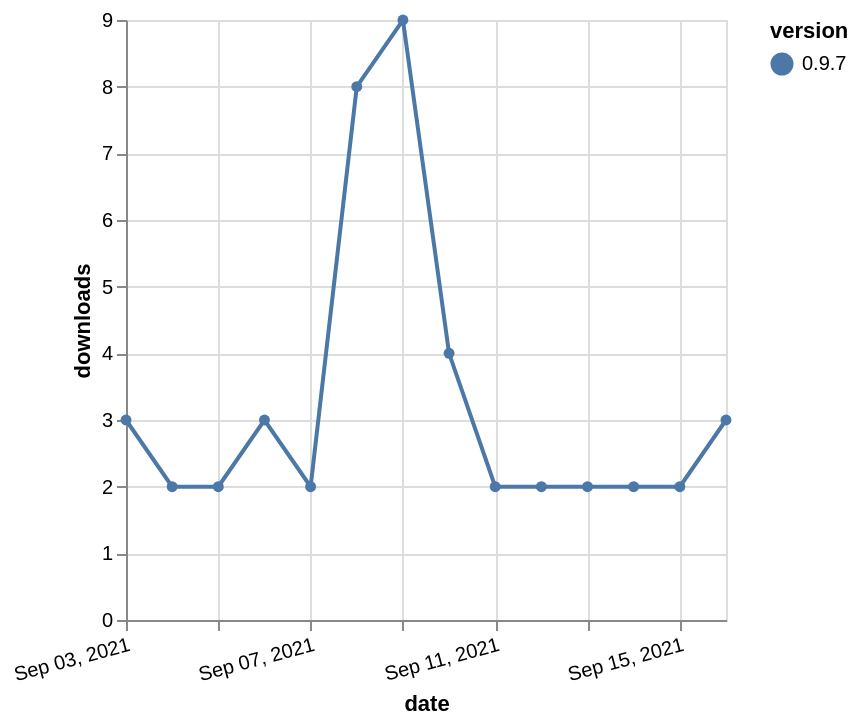

Here is the Vega-Lite specification saved for this chart:
### Vega-Lite specification from a JSON file in a GitHub repository (floating-point values rounded to 4 significant figures)
{"$schema": "https://vega.github.io/schema/vega-lite/v5.json", "description": "A simple bar chart with embedded data.", "data": {"values": [{"date": "2021-09-03", "total": 5262, "delta": 3, "version": "0.9.7"}, {"date": "2021-09-04", "total": 5264, "delta": 2, "version": "0.9.7"}, {"date": "2021-09-05", "total": 5266, "delta": 2, "version": "0.9.7"}, {"date": "2021-09-06", "total": 5269, "delta": 3, "version": "0.9.7"}, {"date": "2021-09-07", "total": 5271, "delta": 2, "version": "0.9.7"}, {"date": "2021-09-08", "total": 5279, "delta": 8, "version": "0.9.7"}, {"date": "2021-09-09", "total": 5288, "delta": 9, "version": "0.9.7"}, {"date": "2021-09-10", "total": 5292, "delta": 4, "version": "0.9.7"}, {"date": "2021-09-11", "total": 5294, "delta": 2, "version": "0.9.7"}, {"date": "2021-09-12", "total": 5296, "delta": 2, "version": "0.9.7"}, {"date": "2021-09-13", "total": 5298, "delta": 2, "version": "0.9.7"}, {"date": "2021-09-14", "total": 5300, "delta": 2, "version": "0.9.7"}, {"date": "2021-09-15", "total": 5302, "delta": 2, "version": "0.9.7"}, {"date": "2021-09-16", "total": 5305, "delta": 3, "version": "0.9.7"}]}, "width": "container", "mark": {"type": "line", "point": {"filled": true}}, "encoding": {"x": {"field": "date", "type": "temporal", "timeUnit": "yearmonthdate", "title": "date", "axis": {"labelAngle": -15}}, "y": {"field": "delta", "type": "quantitative", "title": "downloads"}, "color": {"field": "version", "type": "nominal"}, "tooltip": {"field": "delta"}}}
